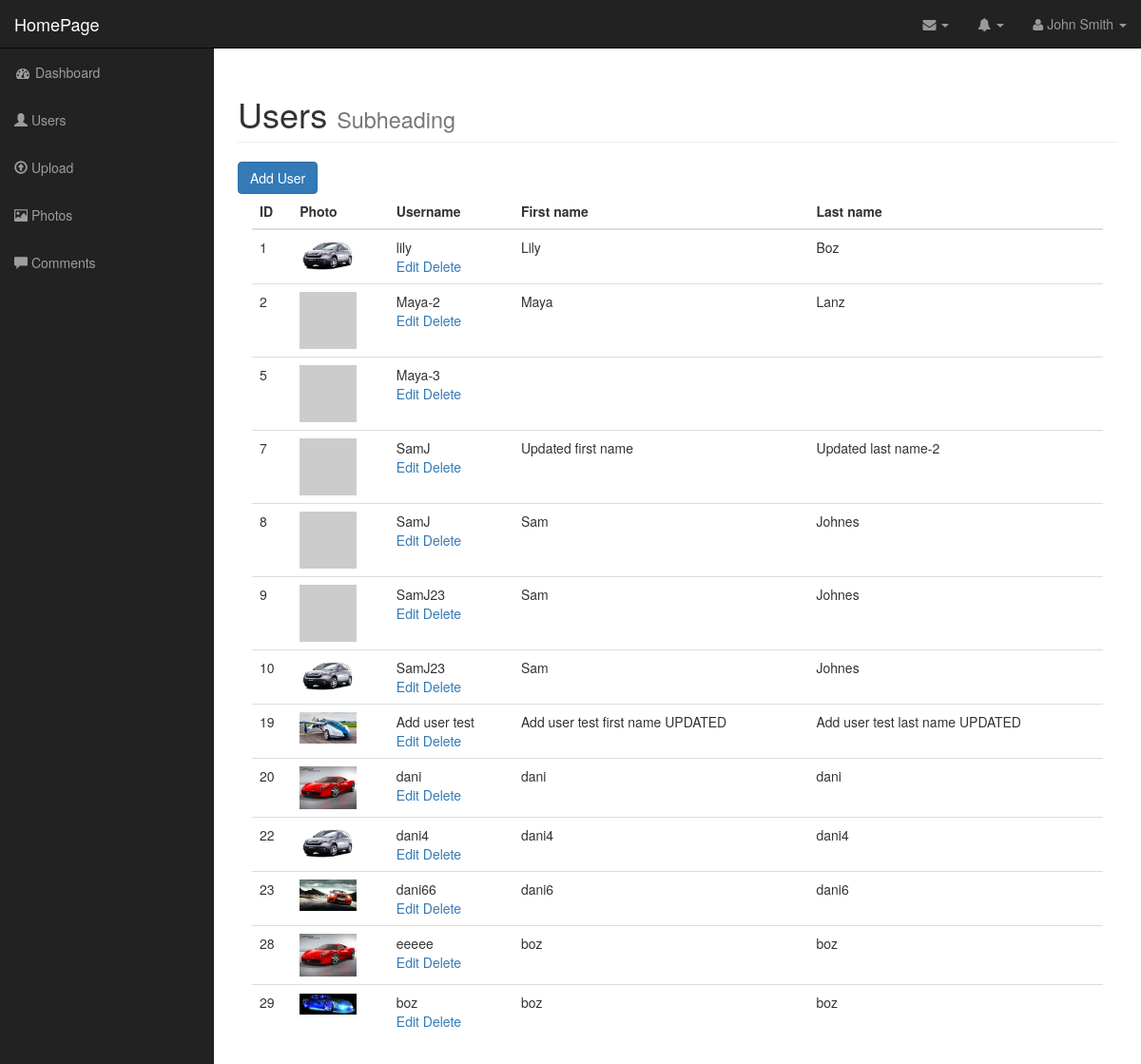
Page /admin/users (signed in) on the committed database.
### tables this page shows
CREATE TABLE `users` (
  `id` int(255) NOT NULL,
  `username` varchar(255) NOT NULL,
  `user_photo` varchar(255) NOT NULL,
  `user_password` varchar(255) NOT NULL,
  `user_first_name` varchar(255) NOT NULL,
  `user_last_name` varchar(255) NOT NULL
);

### admin/includes/database.php (called while the page is built, shortened)
<?php
class Database {
    public $connection;
    public function open_db_connection(){
        $this->connection = new mysqli(DB_HOST, DB_USER, DB_PASSWORD, DB_NAME);
    }
    public function query($sql){
        $result = $this->connection->query($sql);
        return $result;
    }
}
$database = new Database;
?>

### admin/includes/db_object.php (called while the page is built, shortened)
<?php
class Db_object {
    public static function find_all(){
        return static::find_by_query("SELECT * FROM " . static::$db_table . " ");
    }
    public static function find_by_query($sql){
        global $database;
        $result_set = $database->query($sql);
        $the_object_array = array();
        while($row = mysqli_fetch_array($result_set)){
            $the_object_array[] = static::instantiation($row);
        }
        return $the_object_array;
    }
    private function has_the_attribute($the_attribute){
        $object_properties = get_object_vars($this);
        return array_key_exists($the_attribute, $object_properties);
    }
    public static function instantiation($the_record){
        $the_object = new $calling_class;
        foreach($the_record as $the_attribute => $value){
                $the_object->$the_attribute = $value;
        }
        return $the_object;
    }
}
?>

### admin/includes/user.php (called while the page is built, shortened)
<?php
class User extends Db_object {
    public $user_photo;
    public $upload_directory = "images";
    public $user_photo_placeholder = "http://placehold.it/400x400&text=image";
    public function photo_path_placeholder() {
        return empty($this->user_photo) ? $this->user_photo_placeholder : $this->upload_directory.DS.$this->user_photo;
    }
}
?>

### admin/users.php (the view, shortened to what this page needs)
<?php
include("includes/header.php");
$users = User::find_all();
?>
        <nav class="navbar navbar-inverse navbar-fixed-top" role="navigation">
            <?php
            include("includes/top_nav.php");
            include("includes/side_nav.php");
            ?>
        </nav>
        <div id="page-wrapper">
            <div class="container-fluid">
                <div class="row">
                    <div class="col-lg-12">
                        <h1 class="page-header">
                            Users
                            <small>Subheading</small>
                        </h1>
                        <a href="add_user.php" class="btn btn-primary">Add User</a>
                        <div class="col-md-12">
                            <table class="table table-hover">
                                <thead>
                                    <tr>
                                        <th>ID</th>
                                        <th>Photo</th>
                                        <th>Username</th>
                                        <th>First name</th>
                                        <th>Last name</th>
                                    </tr>
                                </thead>
                                <tbody>
                                    <?php foreach ($users as $user) : ?>
                                        <tr>
                                            <td>
                                                <?php echo $user->id; ?>
                                            </td>
                                            <td>
                                                <img class="user-photo" src="<?php echo $user->photo_path_placeholder(); ?>">
                                            </td>
                                            <td>
                                                <?php echo $user->username; ?>
                                                <div class="action_links">
                                                    <a href="edit_user.php?id=<?php echo $user->id; ?>">Edit</a>
                                                    <a href="delete_user.php?id=<?php echo $user->id; ?>">Delete</a>
                                                </div>
                                            </td>
                                            <td>
                                                <?php echo $user->user_first_name; ?>
                                            </td>
                                            <td>
                                                <?php echo $user->user_last_name; ?>
                                            </td>
                                        </tr>
                                    <?php endforeach;?>
                                </tbody>
                            </table>
                        </div>
                    </div>
                </div>
            </div>
        </div>
  <?php include("includes/footer.php"); ?>

### admin/css/sb-admin.css (style rules this page uses)
body { margin-top: 100px; background-color: #222; }
@media (min-width:768px) { body { margin-top: 50px; } }
#page-wrapper { width: 100%; padding: 0; background-color: #fff; }
@media (min-width:768px) { #page-wrapper { padding: 10px; } }

### admin/css/styles.css (style rules this page uses)
.user-photo { width: 60px; }

### rows in the picture
users: id "1", user_photo (picture), username "lily", user_first_name "Lily", user_last_name "Boz"
users: id "2", username "Maya-2", user_first_name "Maya", user_last_name "Lanz"
users: id "5", username "Maya-3"
users: id "7", username "SamJ", user_first_name "Updated first name", user_last_name "Updated last name-2"
users: id "8", username "SamJ", user_first_name "Sam", user_last_name "Johnes"
users: id "9", username "SamJ23", user_first_name "Sam", user_last_name "Johnes"
users: id "10", user_photo (picture), username "SamJ23", user_first_name "Sam", user_last_name "Johnes"
users: id "19", user_photo (picture), username "Add user test", user_first_name "Add user test first name UPDATED", user_last_name "Add user test last name UPDATED"
users: id "20", user_photo (picture), username "dani", user_first_name "dani", user_last_name "dani"
users: id "22", user_photo (picture), username "dani4", user_first_name "dani4", user_last_name "dani4"
users: id "23", user_photo (picture), username "dani66", user_first_name "dani6", user_last_name "dani6"
users: id "28", user_photo (picture), username "eeeee", user_first_name "boz", user_last_name "boz"
users: id "29", user_photo (picture), username "boz", user_first_name "boz", user_last_name "boz"
